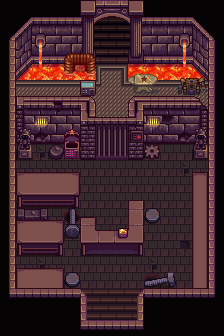

Below is a game level as drawn by its tile map, then a one-line description and the .tmx file that defines it, in full:
An orthogonal 14x21 tile map with 16x16 px tiles, 4 tile layers (Back, Buildings, Front, AlwaysFront).

<map version="1.10" tiledversion="1.12.2" orientation="orthogonal" renderorder="right-down" width="14" height="21" tilewidth="16" tileheight="16" infinite="0" nextlayerid="12" nextobjectid="5">
 <properties>
  <property name="AmbientLight" value="255 255 255" />
  <property name="Music" value="Lava_Ambient" />
 </properties>
 <tileset firstgid="1" name="Werdon_Forge_Tiles" tilewidth="16" tileheight="16" tilecount="200" columns="20">
  <image source="Werdon_Forge_Tiles.png" width="320" height="160" />
  <tile id="11">
   <animation>
    <frame tileid="11" duration="200" />
    <frame tileid="12" duration="200" />
    <frame tileid="13" duration="200" />
    <frame tileid="14" duration="200" />
    <frame tileid="15" duration="200" />
    <frame tileid="16" duration="200" />
    <frame tileid="17" duration="200" />
    <frame tileid="18" duration="200" />
    <frame tileid="19" duration="200" />
   </animation>
  </tile>
  <tile id="35">
   <animation>
    <frame tileid="35" duration="200" />
    <frame tileid="36" duration="200" />
    <frame tileid="37" duration="200" />
    <frame tileid="38" duration="200" />
    <frame tileid="39" duration="200" />
    <frame tileid="31" duration="200" />
    <frame tileid="32" duration="200" />
    <frame tileid="33" duration="200" />
    <frame tileid="34" duration="200" />
   </animation>
  </tile>
  <tile id="52">
   <animation>
    <frame tileid="75" duration="8200" />
    <frame tileid="52" duration="100" />
    <frame tileid="53" duration="100" />
    <frame tileid="54" duration="100" />
    <frame tileid="55" duration="100" />
    <frame tileid="56" duration="100" />
    <frame tileid="57" duration="100" />
    <frame tileid="58" duration="100" />
    <frame tileid="59" duration="100" />
   </animation>
  </tile>
  <tile id="143">
   <animation>
    <frame tileid="143" duration="200" />
    <frame tileid="144" duration="200" />
    <frame tileid="145" duration="200" />
    <frame tileid="146" duration="200" />
    <frame tileid="147" duration="200" />
    <frame tileid="148" duration="200" />
   </animation>
  </tile>
  <tile id="163">
   <animation>
    <frame tileid="163" duration="200" />
    <frame tileid="164" duration="200" />
    <frame tileid="165" duration="200" />
    <frame tileid="166" duration="200" />
    <frame tileid="167" duration="200" />
    <frame tileid="168" duration="200" />
   </animation>
  </tile>
  <tile id="183">
   <animation>
    <frame tileid="183" duration="200" />
    <frame tileid="184" duration="200" />
    <frame tileid="185" duration="200" />
    <frame tileid="186" duration="200" />
    <frame tileid="187" duration="200" />
    <frame tileid="188" duration="200" />
   </animation>
  </tile>
 </tileset>
 <layer id="1" name="Back" width="14" height="21">
  <data encoding="csv">
10,10,10,10,10,10,0,0,10,10,10,10,10,10,
10,11,30,30,30,78,78,79,78,30,30,30,9,10,
10,31,122,50,50,98,98,99,98,50,50,122,29,10,
105,51,70,70,70,118,118,119,118,70,70,70,49,107,
105,12,36,12,36,12,170,171,36,12,36,12,36,107,
10,142,142,142,142,142,190,191,142,142,142,142,142,10,
10,162,162,162,162,162,162,162,162,162,162,162,162,10,
10,182,182,182,182,182,192,192,182,182,182,182,182,10,
10,109,109,109,109,109,109,109,109,109,109,109,109,10,
10,27,68,27,27,27,129,129,27,27,27,27,27,10,
10,27,27,27,27,27,27,27,27,27,27,68,27,10,
10,27,27,27,27,27,27,27,27,27,27,27,27,10,
10,28,27,27,27,27,27,27,27,27,27,27,27,10,
10,27,27,27,61,27,27,27,27,61,27,27,27,10,
10,27,27,27,27,27,27,27,27,27,27,27,27,10,
10,27,27,27,27,27,27,27,27,27,27,28,27,10,
10,27,68,27,27,27,27,27,27,68,27,27,27,10,
10,27,27,27,61,27,27,27,27,61,27,27,68,10,
10,10,10,10,10,48,48,48,48,10,10,10,10,10,
10,10,10,10,10,48,48,48,48,10,10,10,10,10,
10,10,10,10,10,109,109,109,109,10,10,10,10,10
</data>
 </layer>
 <layer id="2" name="Buildings" width="14" height="21">
  <data encoding="csv">
0,0,0,0,0,0,138,139,0,0,0,0,0,0,
0,0,0,0,0,77,0,0,80,0,0,0,0,0,
85,0,144,0,0,97,0,0,100,0,0,144,0,87,
0,0,164,0,83,117,0,0,120,0,0,164,0,0,
0,71,184,106,103,104,0,0,106,106,106,184,69,0,
105,0,0,0,0,62,0,0,101,102,0,133,134,107,
105,0,0,0,0,0,0,0,0,0,0,0,0,107,
105,0,0,0,0,0,112,112,0,0,0,0,0,107,
105,42,44,43,44,108,132,132,151,46,43,44,41,107,
105,72,0,95,116,128,152,152,130,94,0,0,72,107,
105,0,0,0,0,0,0,0,0,0,0,0,0,107,
105,173,174,174,175,0,0,0,0,0,0,0,176,107,
105,193,194,194,195,0,0,0,0,0,0,0,176,107,
105,135,136,0,111,0,0,0,160,93,0,0,176,107,
105,173,174,175,131,177,115,115,180,0,0,0,176,107,
105,193,194,195,0,197,198,199,200,0,0,0,176,107,
105,0,0,0,0,0,0,0,0,0,0,0,176,107,
105,173,174,175,93,0,0,0,0,91,92,0,176,107,
125,193,194,195,126,0,0,0,0,126,126,126,196,127,
10,10,10,10,10,0,0,0,0,10,10,10,10,10,
0,0,0,0,0,73,74,74,75,0,0,0,0,0
</data>
 </layer>
 <layer id="3" name="Front" width="14" height="21">
  <data encoding="csv">
0,0,0,0,0,76,0,0,76,0,0,0,0,0,
0,0,0,0,0,0,0,0,0,0,0,0,0,0,
85,0,121,0,0,0,0,0,0,0,0,121,0,87,
105,0,0,0,0,84,0,0,0,0,0,0,0,107,
105,0,0,0,0,0,0,0,81,82,0,113,114,107,
105,0,0,0,0,0,0,0,0,0,0,0,0,107,
105,2,3,4,3,7,0,0,8,3,3,3,1,107,
105,22,26,23,23,88,0,0,90,26,25,23,21,107,
105,52,0,0,96,0,0,0,150,0,0,0,52,107,
105,0,0,0,0,0,0,0,0,0,0,0,0,107,
105,153,154,154,155,0,0,0,0,0,0,0,156,107,
105,0,0,0,0,0,0,0,0,0,0,0,0,107,
105,0,0,0,0,0,0,0,140,0,0,0,0,107,
105,153,154,155,0,157,0,0,0,0,0,0,0,107,
105,0,0,0,0,0,178,179,0,0,0,0,0,107,
105,0,0,0,0,0,0,0,0,0,0,0,0,107,
105,153,154,155,0,0,0,0,0,0,0,0,0,107,
105,0,0,0,0,0,0,0,0,0,0,0,0,107,
125,126,126,126,126,87,0,0,85,126,126,126,126,127,
0,0,0,0,0,64,0,0,63,0,0,0,0,0,
0,0,0,0,0,73,74,74,75,0,0,0,0,0
</data>
 </layer>
 <layer id="11" name="AlwaysFront" width="14" height="21">
  <data encoding="csv">
0,0,0,0,0,0,138,139,0,0,0,0,0,0,
0,0,0,0,0,0,158,159,0,0,0,0,0,0,
0,0,0,0,0,0,0,0,0,0,0,0,0,0,
0,0,0,0,0,0,0,0,0,0,0,0,0,0,
0,0,0,0,0,0,0,0,0,0,0,0,0,0,
0,0,0,0,0,0,0,0,0,0,0,0,0,0,
0,0,0,0,0,0,0,0,0,0,0,0,0,0,
0,0,0,0,0,0,89,89,0,0,0,0,0,0,
0,0,0,0,0,0,0,0,0,0,0,0,0,0,
0,0,0,0,0,0,0,0,0,0,0,0,0,0,
0,0,0,0,0,0,0,0,0,0,0,0,0,0,
0,0,0,0,0,0,0,0,0,0,0,0,0,0,
0,0,0,0,0,0,0,0,0,0,0,0,0,0,
0,0,0,0,0,0,0,0,0,0,0,0,0,0,
0,0,0,0,0,0,0,0,0,0,0,0,0,0,
0,0,0,0,0,0,0,0,0,0,0,0,0,0,
0,0,0,0,0,0,0,0,0,0,0,0,0,0,
0,0,0,0,0,0,0,0,0,0,0,0,0,0,
0,0,0,0,0,0,0,0,0,0,0,0,0,0,
0,0,0,0,0,0,0,0,0,0,0,0,0,0,
0,0,0,0,0,0,0,0,0,0,0,0,0,0
</data>
 </layer>
</map>
